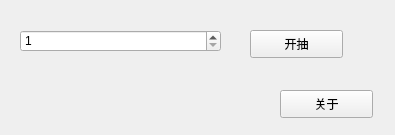
<?xml version="1.0" encoding="UTF-8"?>
<ui version="4.0">
 <class>randxuehao</class>
 <widget class="QWidget" name="randxuehao">
  <property name="geometry">
   <rect>
    <x>0</x>
    <y>0</y>
    <width>395</width>
    <height>135</height>
   </rect>
  </property>
  <property name="windowTitle">
   <string>randxuehao</string>
  </property>
  <widget class="QPushButton" name="chou">
   <property name="geometry">
    <rect>
     <x>250</x>
     <y>30</y>
     <width>93</width>
     <height>28</height>
    </rect>
   </property>
   <property name="text">
    <string>开抽</string>
   </property>
  </widget>
  <widget class="QSpinBox" name="spinBox">
   <property name="geometry">
    <rect>
     <x>20</x>
     <y>30</y>
     <width>201</width>
     <height>22</height>
    </rect>
   </property>
   <property name="minimum">
    <number>1</number>
   </property>
   <property name="maximum">
    <number>300</number>
   </property>
  </widget>
  <widget class="QPushButton" name="about">
   <property name="geometry">
    <rect>
     <x>280</x>
     <y>90</y>
     <width>93</width>
     <height>28</height>
    </rect>
   </property>
   <property name="text">
    <string>关于</string>
   </property>
  </widget>
 </widget>
 <resources/>
 <connections/>
</ui>
